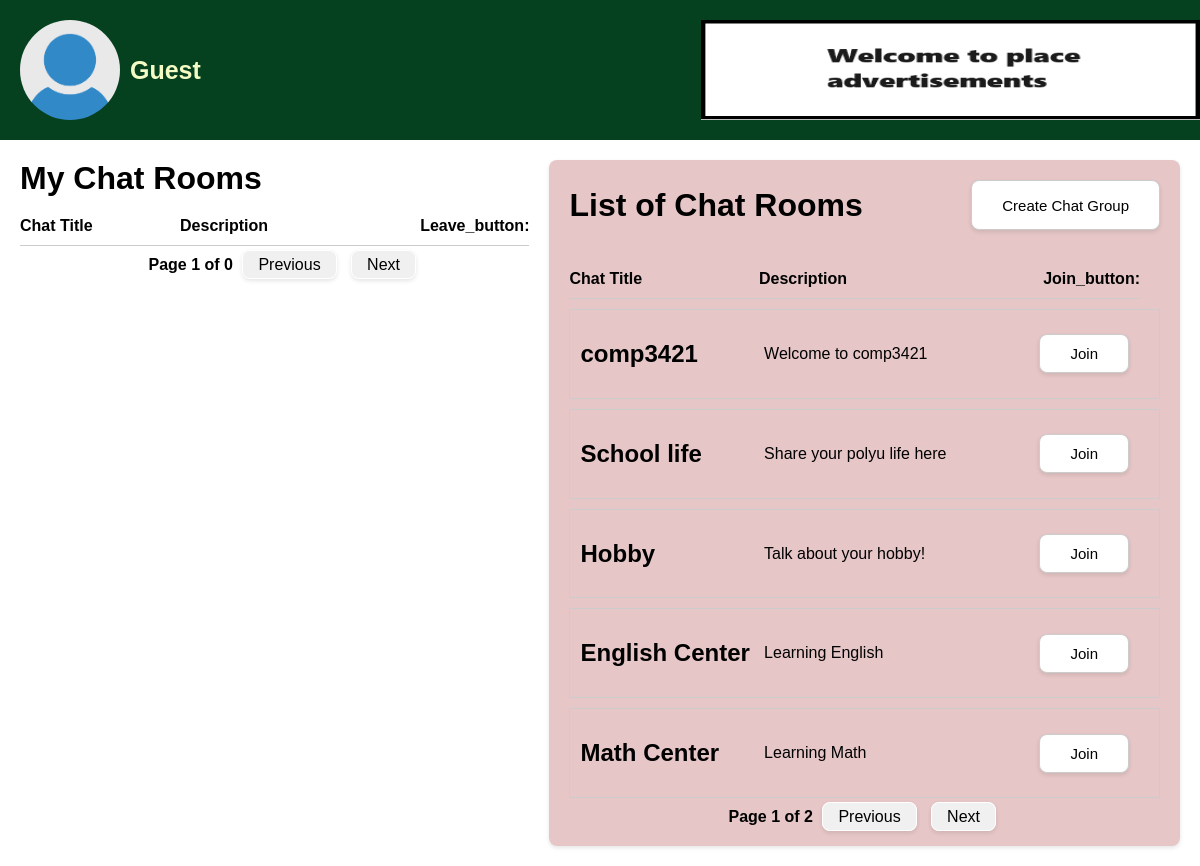
Screenshot of /ChatBase/main.php with the database file from the repository.
### tables this page shows
CREATE TABLE `chatroom` (
  `chatroomid` int NOT NULL,
  `chat_title` varchar(60) NOT NULL,
  `description` varchar(60) NOT NULL,
  `userid` int NOT NULL
);

### ChatBase/page_num.php (called while the page is built, shortened)
<?php
$items_per_page = 5;
function calculate_my_total_pages($connection, $user_id) {
    global $items_per_page;
    $my_total_query = "SELECT COUNT(*) as total FROM chat_member WHERE userid = ?";
    if ($my_total_stmt = $connection->prepare($my_total_query)) {
        $my_total_stmt->bind_param("i", $user_id);
        if ($my_total_stmt->execute()) {
            $my_total_result = $my_total_stmt->get_result();
            $my_total_row = $my_total_result->fetch_assoc();
            $my_total_pages = ceil($my_total_row['total'] / $items_per_page);
        } else {
            error_log('Error executing query: ' . $my_total_stmt->error);
            $my_total_pages = 0;
        }
    } else {
        error_log('Error preparing statement: ' . $connection->error);
        $my_total_pages = 0;
    }
    return $my_total_pages;
}
function calculate_list_total_pages($connection) {
    global $items_per_page;
    $list_total_query = "SELECT COUNT(*) as total FROM chatroom";
    $list_total_stmt = $connection->prepare($list_total_query);
    $list_total_stmt->execute();
    $list_total_result = $list_total_stmt->get_result();
    $list_total_row = $list_total_result->fetch_assoc();
    $list_total_pages = ceil($list_total_row['total'] / $items_per_page);
    return $list_total_pages;
}

### ChatBase/main.php (the view, shortened to what this page needs)
<?php
require_once 'db_connect.php';
require_once 'page_num.php';
require_once 'cookies.php';
$user_id = $_SESSION['user_id'] ?? null;
$profileImage = 'default.png';
$my_total_pages = calculate_my_total_pages($connection, $user_id);
$list_total_pages = calculate_list_total_pages($connection);
$my_current_page = isset($_GET['my_page']) ? max((int)$_GET['my_page'], 1) : 1;
$list_current_page = isset($_GET['list_page']) ? max((int)$_GET['list_page'], 1) : 1;
$list_offset = ($list_current_page - 1) * $items_per_page;
$list_chat_groups_query = "SELECT chatroomid, chat_title, description FROM chatroom LIMIT ? OFFSET ?";
$list_stmt = $connection->prepare($list_chat_groups_query);
$list_stmt->bind_param("ii", $items_per_page, $list_offset);
$list_stmt->execute();
$result = $list_stmt->get_result();
$chat_groups = [];
while ($row = $result->fetch_assoc()) {
    $chat_groups[] = $row;
}
?>
<!DOCTYPE html>
<html lang="en">
<head>
    <link rel="stylesheet" href="css/main.css">
</head>
<body>
    <div class="top_bar">
        <div class="user_info">
            <?php if ($user_id): ?>
            <img src="<?php echo htmlspecialchars($user['profile_images'], ENT_QUOTES, 'UTF-8'); ?>" alt="Profile Image"
                class="profile_img">
            <div class="dropdown">
                <button
                    class="nickname"><?php echo htmlspecialchars($user['NickName'], ENT_QUOTES, 'UTF-8'); ?></button>
                <div class="dropdown_content">
                    <a href="?logout=1">Log out</a>
                </div>
            </div>
            <?php else: ?>
            <img src="<?php echo $profileImage; ?>" alt="Profile Image" class="profile_img">
            <p class="nickname">Guest</p>
            <?php endif; ?>
        </div>
        <div class="banner_ad_top">
            <a>
                <img src="adv2.png" alt="Top Ad Image">
            </a>
        </div>
        <div class="lobby_button" onclick="location.href='main.php';">
            <span>Lobby</span>
        </div>
    </div>
    <div class="container">
        <div class="my-chat-rooms">
            <h1>My Chat Rooms</h1>
            <div class="chat-group-header">
                <div>Chat Title</div>
                <div>Description</div>
                <div>Leave_button:</div>
            </div>
            <div class="navigation">
                <span class="current-page">Page <?php echo $my_current_page; ?> of <?php echo $my_total_pages; ?></span>
                <a href="?my_page=<?php echo max(1, $my_current_page - 1); ?>&list_page=<?php echo $list_current_page; ?>"
                    class="<?php echo ($my_current_page <= 1) ? 'disabled' : ''; ?>">Previous</a>
                <a href="?my_page=<?php echo ($my_current_page < $my_total_pages) ? $my_current_page + 1 : $my_current_page; ?>&list_page=<?php echo $list_current_page; ?>"
                    class="<?php echo ($my_current_page < $my_total_pages) ? '' : 'disabled'; ?>">Next</a>
            </div>
        </div>
        <div class="chat-room-list ">
            <div class="list-header">
                <h1>List of Chat Rooms</h1>
                <div class="add-chat-group">
                    <button id="btnCreateChatGroup" onclick="showCreateGroupModal()">Create Chat Group</button>
                </div>
            </div>
            <div class="chat-group-header">
                <div>Chat Title</div>
                <div>Description</div>
                <div>Join_button:</div>
            </div>
            <?php foreach ($chat_groups as $group): ?>
            <div class="chat-group">
                <h2><?php echo htmlspecialchars($group['chat_title'], ENT_QUOTES, 'UTF-8'); ?></h2>
                <p><?php echo htmlspecialchars($group['description'], ENT_QUOTES, 'UTF-8'); ?></p>
                <form method="post" action="join_chat_group.php">
                    <button type="submit" name="join" class="join_button">Join</button>
                </form>
            </div>
            <?php endforeach; ?>
            <div class="navigation">
                <span class="current-page">Page <?php echo $list_current_page; ?> of
                    <?php echo $list_total_pages; ?></span>
                <a href="?list_page=<?php echo max(1, $list_current_page - 1); ?>&my_page=<?php echo $my_current_page; ?>"
                    class="<?php echo ($list_current_page <= 1) ? 'disabled' : ''; ?>">Previous</a>
                <a href="?list_page=<?php echo ($list_current_page < $list_total_pages) ? $list_current_page + 1 : $list_total_pages; ?>&my_page=<?php echo $my_current_page; ?>"
                    class="<?php echo ($list_current_page >= $list_total_pages) ? 'disabled' : ''; ?>">Next</a>
            </div>
        </div>
</body>
</html>

### ChatBase/css/main.css (style rules this page uses)
body, h1, p { margin: 0; padding: 0; font-family: Arial, sans-serif; }
.top_bar { background-color: #05411e; color: #fff; padding: 20px; display: flex; align-items: center; }
.user_info { display: flex; align-items: center; }
.profile_img { width: 100px; height: 100px; border-radius: 50%; margin-right: 10px; }
.nickname { font-size: 25px; font-weight: 800; color: #f4fbc5; background: none; border: none; cursor: pointer; padding: 0; margin: 0; display: block; text-align: center; }
.lobby_button { margin-left: auto; cursor: pointer; display: flex; align-items: center; }
.container { display: flex; justify-content: space-between; padding: 20px; }
.my-chat-rooms h1 { margin-bottom: 20px; }
.chat-group-header { display: grid; grid-template-columns: 2fr 3fr 1fr; font-weight: bold; padding-bottom: 10px; border-bottom: 1px solid #ccc; margin-bottom: 10px; margin-right: 20px; }
.chat-group { display: grid; grid-template-columns: 2fr 3fr 1fr; align-items: center; border: 1px solid #ccc; margin-bottom: 10px; padding: 10px; }
.chat-group form { justify-self: start; margin-right: 20px; }
.chat-room-list { width: 65%; background-color: #ddb0b0b6; padding: 20px; border-radius: 8px; box-shadow: 0 2px 4px rgba(0,0,0,0.1); }
.add-chat-group { display: flex; justify-content: flex-end; position: relative; height: 50px; }
.add-chat-group button { font-size: 15px; background-color: #fff; padding: 10px 30px; border: 1px solid #ccc; border-radius: 8px; box-shadow: 0 2px 4px rgba(0,0,0,0.1); cursor: pointer; }
.list-header { display: flex; justify-content: space-between; align-items: center; margin-bottom: 40px; }
.join_button { font-size: 15px; background-color: #fff; padding: 10px 30px; border: 1px solid #ccc; border-radius: 8px; box-shadow: 0 2px 4px rgba(0,0,0,0.1); cursor: pointer; }
.navigation { text-align: center; margin-top: 10px; font-size: 1rem; }
.navigation a { margin: 0 5px; text-decoration: none; color: #000000; background-color: #f0f0f0; padding: 5px 15px; border: 1px solid #ffffff; border-radius: 8px; box-shadow: 0 2px 4px rgba(0,0,0,0.1); }
.navigation .current-page { font-weight: bold; color: #000; }
.navigation .disabled { background-color: #f0f0f0; color: #000000; cursor: not-allowed; border: 1px solid #ffffff; border-radius: 8px; box-shadow: 0 2px 4px rgba(0,0,0,0.1); }
.banner_ad_top, .banner_ad_bottom { position: relative; }
.banner_ad_top img { height: 100px; position: absolute; bottom: -50px; left: 500px; width: 500px; }

### rows the page displays
chatroom: chat_title "comp3421", description "Welcome to comp3421"
chatroom: chat_title "School life", description "Share your polyu life here"
chatroom: chat_title "Hobby", description "Talk about your hobby!"
chatroom: chat_title "English Center", description "Learning English"
chatroom: chat_title "Math Center", description "Learning Math"

### other values shown
$my_current_page "1"
$my_total_pages "0"
$list_current_page "1"
$list_total_pages "2"
